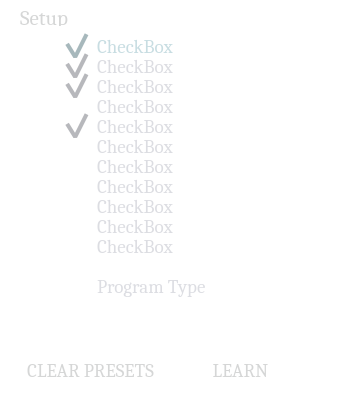
   <widget class="QWidget" name="setup_widget" native="true">
    <property name="geometry">
     <rect>
      <x>450</x>
      <y>70</y>
      <width>351</width>
      <height>411</height>
     </rect>
    </property>
    <property name="styleSheet">
     <string notr="true">color: rgba(208, 209, 209, 230);
border-image:url(:/images/radio_window_background_on.png);
background-color: transparent;
border: 1px solid white;</string>
    </property>
    <widget class="QCheckBox" name="slsdisplay_checkBox">
     <property name="geometry">
      <rect>
       <x>60</x>
       <y>30</y>
       <width>181</width>
       <height>32</height>
      </rect>
     </property>
     <property name="font">
      <font>
       <family>Cambria</family>
       <pointsize>14</pointsize>
       <weight>50</weight>
       <italic>false</italic>
       <bold>false</bold>
      </font>
     </property>
     <property name="styleSheet">
      <string notr="true">QCheckBox {
spacing: 5px;
color: rgb(200, 221, 226, 255);
font: 14pt &quot;Cambria&quot;;
border-image:transparent;
border: 0px;
}

QCheckBox::indicator:unchecked { 
image: url(:/unchecked); 
}

QCheckBox::indicator:checked {
image: url(:/checked);
}

QCheckBox::indicator {
width: 32px;height: 32px;
}</string>
     </property>
     <property name="text">
      <string>CheckBox</string>
     </property>
     <property name="iconSize">
      <size>
       <width>16</width>
       <height>16</height>
      </size>
     </property>
     <property name="checked">
      <bool>true</bool>
     </property>
    </widget>
    <widget class="QCheckBox" name="fmfmServiceFollowingEn_checkBox">
     <property name="geometry">
      <rect>
       <x>60</x>
       <y>50</y>
       <width>131</width>
       <height>32</height>
      </rect>
     </property>
     <property name="font">
      <font>
       <family>Cambria</family>
       <pointsize>14</pointsize>
       <weight>50</weight>
       <italic>false</italic>
       <bold>false</bold>
      </font>
     </property>
     <property name="styleSheet">
      <string notr="true">QCheckBox {
spacing: 5px;
color: rgb(220, 221, 226, 255);
font: 14pt &quot;Cambria&quot;;
border-image:transparent;
border: 0px;
}

QCheckBox::indicator:unchecked { 
image: url(:/unchecked); 
}

QCheckBox::indicator:checked {
image: url(:/checked);
}

QCheckBox::indicator {
width: 32px;height: 32px;
}</string>
     </property>
     <property name="text">
      <string>CheckBox</string>
     </property>
     <property name="iconSize">
      <size>
       <width>16</width>
       <height>16</height>
      </size>
     </property>
     <property name="checked">
      <bool>true</bool>
     </property>
    </widget>
    <widget class="QCheckBox" name="dabfmServiceFollowingEn_checkBox">
     <property name="geometry">
      <rect>
       <x>60</x>
       <y>70</y>
       <width>131</width>
       <height>32</height>
      </rect>
     </property>
     <property name="font">
      <font>
       <family>Cambria</family>
       <pointsize>14</pointsize>
       <weight>50</weight>
       <italic>false</italic>
       <bold>false</bold>
      </font>
     </property>
     <property name="styleSheet">
      <string notr="true">QCheckBox {
spacing: 5px;
color: rgb(220, 221, 226, 255);
font: 14pt &quot;Cambria&quot;;
border-image:transparent;
border: 0px;
}

QCheckBox::indicator:unchecked { 
image: url(:/unchecked); 
}

QCheckBox::indicator:checked {
image: url(:/checked);
}

QCheckBox::indicator {
width: 32px;height: 32px;
}</string>
     </property>
     <property name="text">
      <string>CheckBox</string>
     </property>
     <property name="checked">
      <bool>true</bool>
     </property>
    </widget>
    <widget class="QCheckBox" name="dabdabServiceFollowingEn_checkBox">
     <property name="geometry">
      <rect>
       <x>60</x>
       <y>110</y>
       <width>131</width>
       <height>32</height>
      </rect>
     </property>
     <property name="font">
      <font>
       <family>Cambria</family>
       <pointsize>14</pointsize>
       <weight>50</weight>
       <italic>false</italic>
       <bold>false</bold>
      </font>
     </property>
     <property name="styleSheet">
      <string notr="true">QCheckBox {
spacing: 5px;
color: rgb(220, 221, 226, 255);
font: 14pt &quot;Cambria&quot;;
border-image:transparent;
border: 0px;
}

QCheckBox::indicator:unchecked { 
image: url(:/unchecked); 
}

QCheckBox::indicator:checked {
image: url(:/checked);
}

QCheckBox::indicator {
width: 32px;height: 32px;
}</string>
     </property>
     <property name="text">
      <string>CheckBox</string>
     </property>
     <property name="checked">
      <bool>true</bool>
     </property>
    </widget>
    <widget class="QLabel" name="setupTitle_label">
     <property name="geometry">
      <rect>
       <x>20</x>
       <y>10</y>
       <width>181</width>
       <height>16</height>
      </rect>
     </property>
     <property name="font">
      <font>
       <family>Cambria</family>
       <pointsize>16</pointsize>
      </font>
     </property>
     <property name="styleSheet">
      <string notr="true">background-color:transparent;
border-image:transparent;
border: 1px transparent;</string>
     </property>
     <property name="text">
      <string>Setup</string>
     </property>
    </widget>
    <widget class="QCheckBox" name="taEn_checkBox">
     <property name="geometry">
      <rect>
       <x>60</x>
       <y>90</y>
       <width>131</width>
       <height>32</height>
      </rect>
     </property>
     <property name="font">
      <font>
       <family>Cambria</family>
       <pointsize>14</pointsize>
       <weight>50</weight>
       <italic>false</italic>
       <bold>false</bold>
      </font>
     </property>
     <property name="styleSheet">
      <string notr="true">QCheckBox {
spacing: 5px;
color: rgb(220, 221, 226, 255);
font: 14pt &quot;Cambria&quot;;
border-image:transparent;
border: 0px;
}

QCheckBox::indicator:unchecked { 
image: url(:/unchecked); 
}

QCheckBox::indicator:checked {
image: url(:/checked);
}

QCheckBox::indicator {
width: 32px;height: 32px;
}</string>
     </property>
     <property name="text">
      <string>CheckBox</string>
     </property>
    </widget>
    <widget class="QCheckBox" name="regionalRdsEn_checkBox">
     <property name="geometry">
      <rect>
       <x>60</x>
       <y>230</y>
       <width>131</width>
       <height>32</height>
      </rect>
     </property>
     <property name="font">
      <font>
       <family>Cambria</family>
       <pointsize>14</pointsize>
       <weight>50</weight>
       <italic>false</italic>
       <bold>false</bold>
      </font>
     </property>
     <property name="styleSheet">
      <string notr="true">QCheckBox {
spacing: 5px;
color: rgb(220, 221, 226, 255);
font: 14pt &quot;Cambria&quot;;
border-image:transparent;
border: 0px;
}

QCheckBox::indicator:unchecked { 
image: url(:/unchecked); 
}

QCheckBox::indicator:checked {
image: url(:/checked);
}

QCheckBox::indicator {
width: 32px;height: 32px;
}</string>
     </property>
     <property name="text">
      <string>CheckBox</string>
     </property>
    </widget>
    <widget class="QCheckBox" name="rdsEonEn_checkBox">
     <property name="geometry">
      <rect>
       <x>60</x>
       <y>130</y>
       <width>131</width>
       <height>32</height>
      </rect>
     </property>
     <property name="font">
      <font>
       <family>Cambria</family>
       <pointsize>14</pointsize>
       <weight>50</weight>
       <italic>false</italic>
       <bold>false</bold>
      </font>
     </property>
     <property name="styleSheet">
      <string notr="true">QCheckBox {
spacing: 5px;
color: rgb(220, 221, 226, 255);
font: 14pt &quot;Cambria&quot;;
border-image:transparent;
border: 0px;
}

QCheckBox::indicator:unchecked { 
image: url(:/unchecked); 
}

QCheckBox::indicator:checked {
image: url(:/checked);
}

QCheckBox::indicator {
width: 32px;height: 32px;
}</string>
     </property>
     <property name="text">
      <string>CheckBox</string>
     </property>
    </widget>
    <widget class="QCheckBox" name="globalServiceListEn_checkBox">
     <property name="geometry">
      <rect>
       <x>60</x>
       <y>150</y>
       <width>131</width>
       <height>32</height>
      </rect>
     </property>
     <property name="font">
      <font>
       <family>Cambria</family>
       <pointsize>14</pointsize>
       <weight>50</weight>
       <italic>false</italic>
       <bold>false</bold>
      </font>
     </property>
     <property name="styleSheet">
      <string notr="true">QCheckBox {
spacing: 5px;
color: rgb(220, 221, 226, 255);
font: 14pt &quot;Cambria&quot;;
border-image:transparent;
border: 0px;
}

QCheckBox::indicator:unchecked { 
image: url(:/unchecked); 
}

QCheckBox::indicator:checked {
image: url(:/checked);
}

QCheckBox::indicator {
width: 32px;height: 32px;
}</string>
     </property>
     <property name="text">
      <string>CheckBox</string>
     </property>
    </widget>
    <widget class="QCheckBox" name="unsupportedServicesDisplayEn_checkBox">
     <property name="geometry">
      <rect>
       <x>60</x>
       <y>170</y>
       <width>131</width>
       <height>32</height>
      </rect>
     </property>
     <property name="font">
      <font>
       <family>Cambria</family>
       <pointsize>14</pointsize>
       <weight>50</weight>
       <italic>false</italic>
       <bold>false</bold>
      </font>
     </property>
     <property name="styleSheet">
      <string notr="true">QCheckBox {
spacing: 5px;
color: rgb(220, 221, 226, 255);
font: 14pt &quot;Cambria&quot;;
border-image:transparent;
border: 0px;
}

QCheckBox::indicator:unchecked { 
image: url(:/unchecked); 
}

QCheckBox::indicator:checked {
image: url(:/checked);
}

QCheckBox::indicator {
width: 32px;height: 32px;
}</string>
     </property>
     <property name="text">
      <string>CheckBox</string>
     </property>
    </widget>
    <widget class="QCheckBox" name="alphabeticalServicesEn_checkBox">
     <property name="geometry">
      <rect>
       <x>60</x>
       <y>190</y>
       <width>131</width>
       <height>32</height>
      </rect>
     </property>
     <property name="font">
      <font>
       <family>Cambria</family>
       <pointsize>14</pointsize>
       <weight>50</weight>
       <italic>false</italic>
       <bold>false</bold>
      </font>
     </property>
     <property name="styleSheet">
      <string notr="true">QCheckBox {
spacing: 5px;
color: rgb(220, 221, 226, 255);
font: 14pt &quot;Cambria&quot;;
border-image:transparent;
border: 0px;
}

QCheckBox::indicator:unchecked { 
image: url(:/unchecked); 
}

QCheckBox::indicator:checked {
image: url(:/checked);
}

QCheckBox::indicator {
width: 32px;height: 32px;
}</string>
     </property>
     <property name="text">
      <string>CheckBox</string>
     </property>
    </widget>
    <widget class="QCheckBox" name="testScreenEn_checkBox">
     <property name="geometry">
      <rect>
       <x>60</x>
       <y>210</y>
       <width>131</width>
       <height>32</height>
      </rect>
     </property>
     <property name="font">
      <font>
       <family>Cambria</family>
       <pointsize>14</pointsize>
       <weight>50</weight>
       <italic>false</italic>
       <bold>false</bold>
      </font>
     </property>
     <property name="styleSheet">
      <string notr="true">QCheckBox {
spacing: 5px;
color: rgb(220, 221, 226, 255);
font: 14pt &quot;Cambria&quot;;
border-image:transparent;
border: 0px;
}

QCheckBox::indicator:unchecked { 
image: url(:/unchecked); 
}

QCheckBox::indicator:checked {
image: url(:/checked);
}

QCheckBox::indicator {
width: 32px;height: 32px;
}</string>
     </property>
     <property name="text">
      <string>CheckBox</string>
     </property>
    </widget>
    <widget class="QPushButton" name="btn_learn">
     <property name="geometry">
      <rect>
       <x>170</x>
       <y>340</y>
       <width>141</width>
       <height>61</height>
      </rect>
     </property>
     <property name="font">
      <font>
       <family>Cambria</family>
       <pointsize>14</pointsize>
      </font>
     </property>
     <property name="styleSheet">
      <string notr="true">QPushButton::pressed {
image: url(:/button_onscreen_pressed); 
}
QPushButton {
image: url(:/button_onscreen_normal); 
border: 0px;
border-image:transparent;
background:transparent;
background-color: rgba(255, 255, 255, 0);
}</string>
     </property>
     <property name="text">
      <string>LEARN</string>
     </property>
    </widget>
    <widget class="QPushButton" name="btn_clearPresets">
     <property name="geometry">
      <rect>
       <x>20</x>
       <y>340</y>
       <width>141</width>
       <height>61</height>
      </rect>
     </property>
     <property name="font">
      <font>
       <family>Cambria</family>
       <pointsize>14</pointsize>
      </font>
     </property>
     <property name="styleSheet">
      <string notr="true">QPushButton::pressed {
image: url(:/button_onscreen_pressed); 
}
QPushButton {
image: url(:/button_onscreen_normal); 
border: 0px;
border-image:transparent;
background:transparent;
background-color: rgba(255, 255, 255, 0);
}</string>
     </property>
     <property name="text">
      <string>CLEAR PRESETS</string>
     </property>
     <property name="autoDefault">
      <bool>false</bool>
     </property>
     <property name="default">
      <bool>false</bool>
     </property>
     <property name="flat">
      <bool>false</bool>
     </property>
    </widget>
    <widget class="ECheckBox" name="ptyEn_checkBox">
     <property name="geometry">
      <rect>
       <x>60</x>
       <y>270</y>
       <width>181</width>
       <height>32</height>
      </rect>
     </property>
     <property name="sizePolicy">
      <sizepolicy hsizetype="Fixed" vsizetype="Fixed">
       <horstretch>0</horstretch>
       <verstretch>0</verstretch>
      </sizepolicy>
     </property>
     <property name="font">
      <font>
       <family>Cambria</family>
       <pointsize>14</pointsize>
       <weight>50</weight>
       <italic>false</italic>
       <bold>false</bold>
      </font>
     </property>
     <property name="styleSheet">
      <string notr="true">QCheckBox {
spacing: 5px;
color: rgb(220, 221, 226, 255);
font: 14pt &quot;Cambria&quot;;
border-image:transparent;
border: 0px;
}

QCheckBox::indicator:unchecked { 
image: url(:/unchecked); 
}

QCheckBox::indicator:checked {
image: url(:/checked);
}

QCheckBox::indicator {
width: 32px;height: 32px;
}</string>
     </property>
     <property name="text">
      <string>Program Type</string>
     </property>
    </widget>
   </widget>
